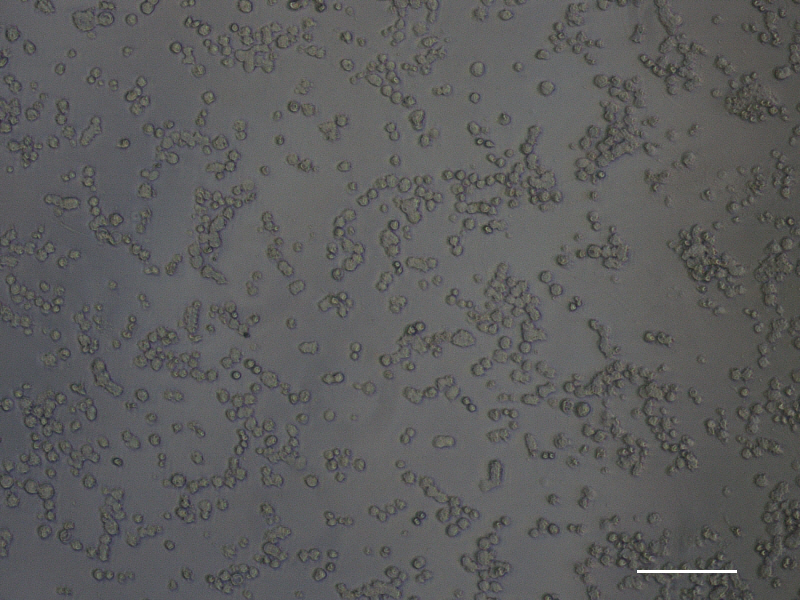
%> input picture BF.jpg, 800 x 600 px
$ octave fluorescence_rate.m   (GNU Octave 9; MATLAB toolbox functions it lacks are replaced by stand-ins)
%> lines starting %> are read from the running program, lines starting %| are printed output that depends on the picture; in (x1, y1, x2, y2) boxes, pixels count from 0 and x2, y2 are one past the last pixel; in counts of white or black regions, pixels touching at a corner belong together; the program's own positions count from 1
close all; clear all; clc;

BF = imread("BF.jpg");
%> BF is the input picture: size 600x800x3 uint8; mean R, G, B 92.4, 92.4, 92.5
FC = imread("FC.jpg");
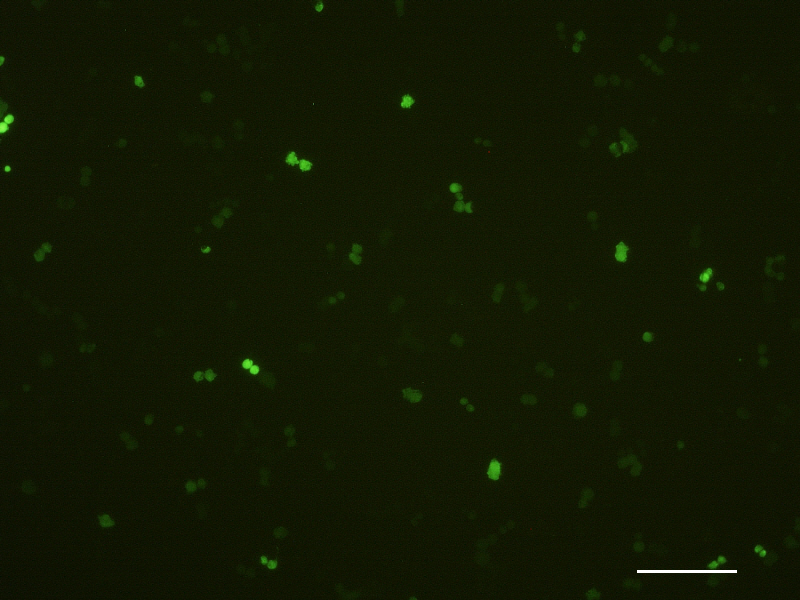
%> input picture FC.jpg, 800 x 600 px
%> FC is the input picture: size 600x800x3 uint8; mean R, G, B 17.6, 24.4, 2.4

%得到二值化的图片
BF_BW = im2bw(BF, 0.5);
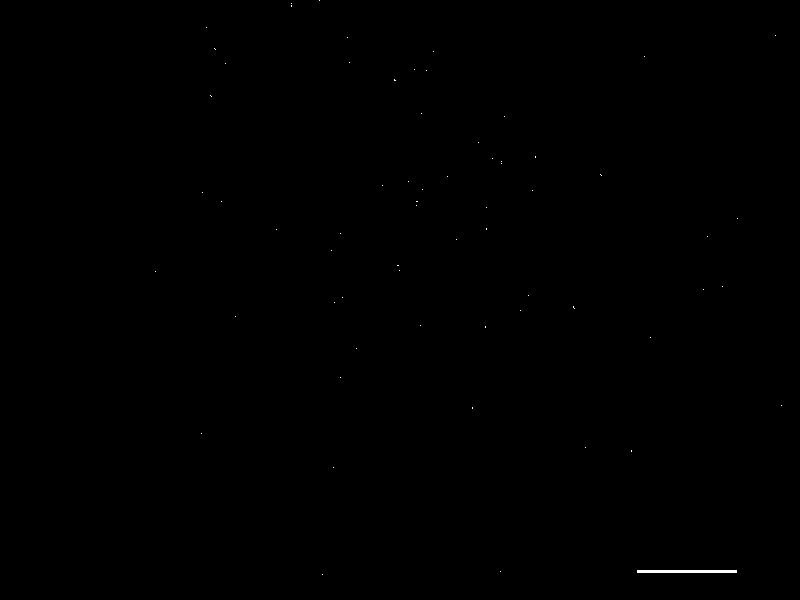
%> BF_BW: size 600x800 logical; 0.08% white; 65 white regions (64 under 20 px), largest, box (x1, y1, x2, y2) and area: (637, 570, 737, 573) 300
FC_BW = im2bw(FC, 0.5);
%> FC_BW: size 600x800 logical; 0.13% white; 17 white regions (11 under 20 px), largest, box (x1, y1, x2, y2) and area: (637, 570, 737, 573) 300, (0, 115, 13, 132) 114, (243, 360, 259, 374) 113, (301, 160, 307, 169) 34, (402, 97, 410, 106) 25, (703, 274, 709, 280) 25

% labeled是处理后的矩阵，numObjects是cell的个数；
[labeled1,numObjects_BF]=bwlabel(BF_BW,8);
%> labeled1: size 600x800 double; 66 distinct labels, from 0 to 65
%> numObjects_BF = 65
[labeled2,numObjects_FC]=bwlabel(FC_BW,8);
%> labeled2: size 600x800 double; 18 distinct labels, from 0 to 17
%> numObjects_FC = 17

%计算荧光率
fluorescence_rate = numObjects_FC/numObjects_BF
%> fluorescence_rate = 0.262
